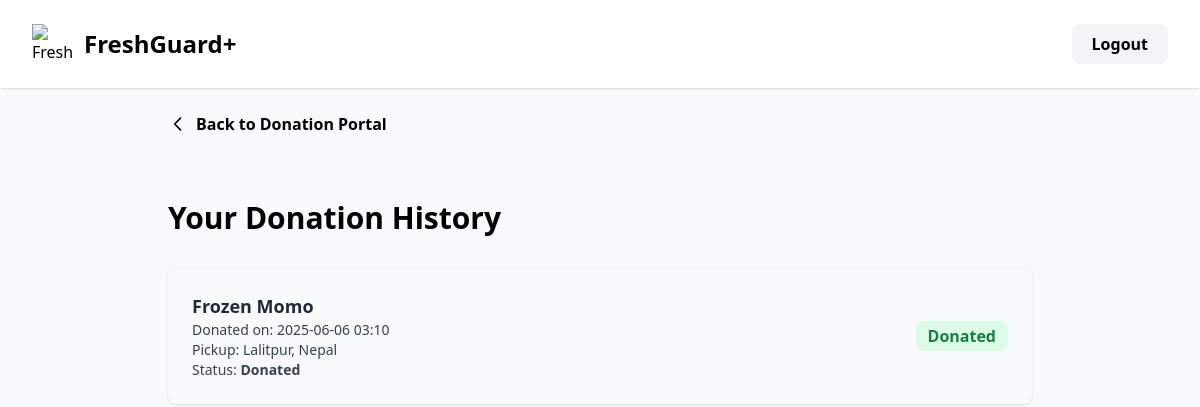
The page /donation-history/ (signed in) on the database its author committed.
### core/models.py (models this page shows, shortened)
class Donation(models.Model):
    user = models.ForeignKey(
        settings.AUTH_USER_MODEL,
        on_delete=models.CASCADE,
        related_name='donations',
        help_text="The user making the donation."
    )
    product = models.ForeignKey(
        Product,
        on_delete=models.CASCADE,
        related_name='donations',
        help_text="The product being donated."
    )
    donor_name = models.CharField(
        max_length=255,
        help_text="Name of the donor or organization."
    )
    contact_email = models.EmailField(
        help_text="Contact email for donation coordination."
    )
    contact_number = models.CharField(
        max_length=15,
        validators=[
            RegexValidator(
                regex=r'^[0-9+\-\s]{7,15}$',
                message="Phone number must be 7-15 characters, including digits, +, -, and spaces."
            )
        ],
        help_text="Contact phone number (e.g., +977-9841000000)."
    )
    pickup_address = models.TextField(
        help_text="Full address for donation pickup."
    )
    pickup_datetime = models.DateTimeField(
        help_text="Preferred date and time for pickup."
    )
    notes = models.TextField(
        blank=True,
        help_text="Additional notes or special instructions (optional)."
    )
    created_at = models.DateTimeField(
        auto_now_add=True,
        help_text="Timestamp when the donation was created."
    )
    updated_at = models.DateTimeField(
        auto_now=True,
        help_text="Timestamp when the donation was last updated."
    )
    class Meta:
        ordering = ['-created_at']
        verbose_name = "Donation"
        verbose_name_plural = "Donations"

class Product(models.Model):
    user = models.ForeignKey(CustomUser, on_delete=models.CASCADE, related_name='products', null=True, blank=True)
    name = models.CharField(max_length=200)
    manufacture_date = models.DateField()
    expire_date = models.DateField()
    status = models.CharField(max_length=20, choices=[
        ('Available', 'Available'),
        ('Donated', 'Donated'),
        ('Thrown', 'Thrown'),
    ], default='Available')
    created_at = models.DateTimeField(default=timezone.now)
    updated_at = models.DateTimeField(auto_now=True)

### core/views.py (the view)
# urls.py: path('donation-history/', views.donation_history, name='donation-history'),
@login_required
def donation_history(request):
    donations = Donation.objects.filter(user=request.user).order_by('-created_at')
    return render(request, 'core/donation_history.html', {'donations': donations})

### core/templates/core/donation_history.html (shortened to what this page needs)
<!DOCTYPE html>
<html lang="en" class="bg-gray-50">
<head>
  <script src="https://cdn.tailwindcss.com"></script>
</head>
<body class="font-sans antialiased min-h-screen dashboard-bg">
  <div class="flex items-center justify-between px-8 py-6 bg-white shadow">
    <a href="{% url 'core-dashboard' %}" class="flex items-center space-x-3">
      <img src="https://img.icons8.com/color/48/000000/cutting-board.png" alt="FreshGuard+" class="w-10 h-10" />
      <span class="text-2xl font-bold text-primary">FreshGuard+</span>
    </a>
    <div class="flex items-center space-x-4">
      <a href="{% url 'core-donation_portal_dashboard' %}" class="bg-primary text-white px-5 py-2 rounded-lg font-semibold hover:bg-green-600 transition">Back to Portal</a>
      <a href="{% url 'core-logout' %}" class="bg-gray-100 text-primary px-5 py-2 rounded-lg font-semibold hover:bg-gray-200 transition">Logout</a>
    </div>
  </div>
  <div class="max-w-4xl mx-auto mt-6 px-4">
    <a href="{% url 'core-donation_portal_dashboard' %}" class="inline-flex items-center text-primary hover:underline font-semibold mb-4">
      <svg class="w-5 h-5 mr-2" fill="none" stroke="currentColor" stroke-width="2" viewBox="0 0 24 24">
        <path stroke-linecap="round" stroke-linejoin="round" d="M15 19l-7-7 7-7" />
      </svg>
      Back to Donation Portal
    </a>
  </div>
  <div class="max-w-4xl mx-auto py-12 px-4">
    <h1 class="text-3xl font-bold text-primary mb-8">Your Donation History</h1>
    {% if donations %}
      <div class="space-y-4">
        {% for donation in donations %}
          <div class="glass rounded-lg p-6 shadow flex flex-col md:flex-row md:items-center md:justify-between">
            <div>
              <div class="font-semibold text-lg text-gray-800">{{ donation.product.name }}</div>
              <div class="text-gray-700 text-sm">
                Donated on: {{ donation.created_at|date:"Y-m-d H:i" }}<br>
                Pickup: {{ donation.pickup_address }}<br>
                Status: <span class="font-semibold">{{ donation.product.status }}</span>
              </div>
            </div>
            <div class="mt-4 md:mt-0">
              <span class="bg-green-100 text-green-700 px-3 py-1 rounded-lg font-semibold">Donated</span>
            </div>
          </div>
        {% endfor %}
      </div>
    {% else %}
      <p class="text-gray-600">You have not made any donations yet.</p>
    {% endif %}
  </div>
</body>
</html>

### rows shown on the page
Donation: product.name "Frozen Momo", created_at "2025-06-06 03:10", pickup_address "Lalitpur, Nepal", product.status "Donated"
